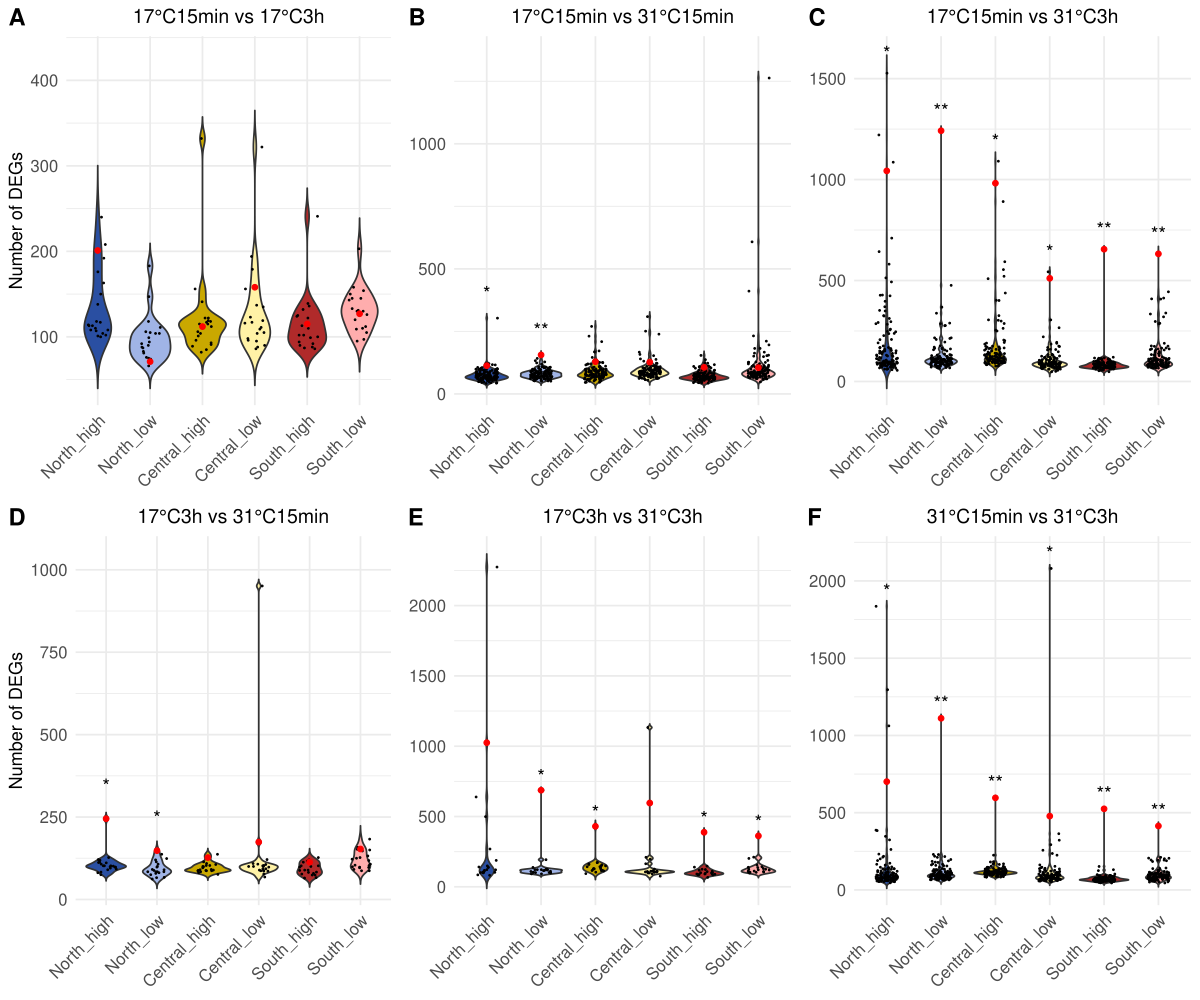

Write the R code that produced this figure.
setwd("C:/path/to/RNAgithub/04Permutation/")

# =============================================================================
# Figure S6: permutation test of the number of DEGs between treatments
# For each pair of treatments, the treatment labels are shuffled within each population x shore level in every possible way
# (21 permutations for 2 vs 5 samples, 126 for 5 vs 5), DESeq2 is refitted on all samples and the DEGs (padj < 0.05, |log2FC| >= 0.5)
# are counted in each population x shore level. The observed number of DEGs is compared with these permutations.
# Input: counts_filter.txt, group.txt, DEGs_*.txt and DEGs_*_order.txt
# Output: FigureS6.pdf
# =============================================================================

library(DESeq2)
library(ggplot2)
library(ggpubr)


############################################################
#Part 1: permutations

# Counts and sample information
counts <- read.table("../01counts_ind_filter/counts_filter.txt", header = TRUE)
group <- read.table("../01counts_ind_filter/group.txt", header = TRUE, sep = "\t", stringsAsFactors = FALSE)
group$treatment <- paste(group$temperature, group$time, sep = "_")
group$popshore <- paste(group$population, group$shore_level, sep = "_")
group$condition <- paste(group$popshore, group$treatment, sep = "_")
popshores <- c("North_high", "North_low", "Central_high", "Central_low", "South_high", "South_low")

# Permutations: all ways to swap the treatment labels among the pooled samples of one population x shore level (one column per permutation)
# 2 vs 5 samples, smaller treatment first or last in the file: 21 permutations each
orders_2first <- combn(7, 2, function(x) { o <- rep(NA, 7); o[x] <- 1:2; o[is.na(o)] <- 3:7; o })
orders_2last <- combn(7, 2, function(x) { o <- rep(NA, 7); o[x] <- 6:7; o[is.na(o)] <- 1:5; o })
# 5 vs 5 samples: 126 permutations (sample 1 always stays in the first group, so each split is counted only once)
combs_5of10 <- combn(10, 5)
orders_5of10 <- apply(combs_5of10[, combs_5of10[1, ] == 1], 2, function(x) { o <- rep(NA, 10); o[x] <- 1:5; o[is.na(o)] <- 6:10; o })

# One permutation: shuffle the two treatment labels within each population x shore level, refit DESeq2 and count the DEGs in each population x shore level
# South low has one 31°C 3 h sample fewer (SPL47 removed)
count_DEGs <- function(trt1, trt2, order) {
  grp <- group
  for (ps in popshores) {
    idx <- which(grp$popshore == ps & grp$treatment %in% c(trt1, trt2))
    ord <- if (length(idx) == length(order)) order else order[order != 1] - 1
    grp$condition[idx] <- grp$condition[idx][ord]
  }
  rownames(grp) <- grp$id
  grp <- grp[colnames(counts), ]
  dds <- DESeq(DESeqDataSetFromMatrix(countData = counts, colData = grp, design = ~ condition))
  sapply(popshores, function(ps) {
    res <- results(dds, contrast = c("condition", paste(ps, trt1, sep = "_"), paste(ps, trt2, sep = "_")), alpha = 0.05)
    sum(res$padj < 0.05 & abs(res$log2FoldChange) >= 0.5, na.rm = TRUE)
  })
}

# Run all permutations of one treatment comparison and save the DEG counts and the permutation orders
run_permutation <- function(trt1, trt2, orders, file) {
  degs <- t(apply(orders, 2, function(o) count_DEGs(trt1, trt2, o)))
  write.table(as.vector(t(degs)), file = file, quote = FALSE, row.names = FALSE, col.names = FALSE)
  order_file <- sub("\\.txt$", "_order.txt", file)
  write.table(t(orders), file = order_file, quote = FALSE, row.names = FALSE, col.names = FALSE)
  degs
}

#perm_1715vs173 <- run_permutation("17degree_15min", "17degree_3h", orders_2last, "DEGs_1715vs173.txt")
#perm_1715vs3115 <- run_permutation("17degree_15min", "31degree_15min", orders_5of10, "DEGs_1715vs3115.txt")
#perm_1715vs313 <- run_permutation("17degree_15min", "31degree_3h", orders_5of10, "DEGs_1715vs313.txt")
#perm_173vs3115 <- run_permutation("17degree_3h", "31degree_15min", orders_2first, "DEGs_173vs3115.txt")
#perm_173vs313 <- run_permutation("17degree_3h", "31degree_3h", orders_2first, "DEGs_173vs313.txt")
#perm_3115vs313 <- run_permutation("31degree_15min", "31degree_3h", orders_5of10, "DEGs_3115vs313.txt")


############################################################
# Part 2: Figure S6

# Read the DEG counts of all permutations of one comparison (one row per permutation, one column per population x shore level),
# with the observed labelling moved to the first row
read_permutation <- function(comparison) {
  degs <- matrix(scan(paste0("DEGs_", comparison, ".txt"), quiet = TRUE), ncol = length(popshores), byrow = TRUE)
  orders <- as.matrix(read.table(paste0("DEGs_", comparison, "_order.txt")))
  obs <- which(apply(orders, 1, function(o) all(o == seq_along(o))))
  data <- as.data.frame(degs[c(obs, setdiff(seq_len(nrow(degs)), obs)), ])
  names(data) <- popshores
  data
}
d_1715vs173 <- read_permutation("1715vs173")
d_1715vs3115 <- read_permutation("1715vs3115")
d_1715vs313 <- read_permutation("1715vs313")
d_173vs3115 <- read_permutation("173vs3115")
d_173vs313 <- read_permutation("173vs313")
d_3115vs313 <- read_permutation("3115vs313")

# Permutation p-value: proportion of all labellings (observed included) with at least as many DEGs as observed
get_p <- function(x) mean(x >= x[1])
get_stars <- function(p) if (p < 0.001) "***" else if (p < 0.01) "**" else if (p < 0.05) "*" else ""

# Observed DEG counts and permutation p-values of all comparisons
d_all <- list("1715vs173" = d_1715vs173, "1715vs3115" = d_1715vs3115, "1715vs313" = d_1715vs313, "173vs3115" = d_173vs3115, "173vs313" = d_173vs313, "3115vs313" = d_3115vs313)
sapply(d_all, function(d) unlist(d[1, ]))
sapply(d_all, function(d) sapply(d, get_p))

# Violin plot of the permutation distribution: black points = permutations, red point = observed, stars = permutation p-value
x_labels <- c("North_high", "North_low", "Central_high", "Central_low", "South_high", "South_low")
group_colors <- c("North_high" = "#2a4fa2", "North_low" = "#a0b4e6", "Central_high" = "#c9a800", "Central_low" = "#fff2a6", "South_high" = "#b02a2a", "South_low" = "#ffadad")
plot_violin <- function(data, title, ylabel = FALSE) {
  df <- data.frame(value = unlist(data), group = factor(rep(x_labels, each = nrow(data)), levels = x_labels), type = rep(c("obs", rep("perm", nrow(data) - 1)), ncol(data)))
  stars <- sapply(data, function(x) get_stars(get_p(x)))
  ggplot() + geom_violin(data = df, aes(x = group, y = value, fill = group), trim = FALSE) +
    geom_jitter(data = df[df$type == "perm", ], aes(x = group, y = value), color = "black", size = 0.2, width = 0.2, height = 0) +
    geom_point(data = df[df$type == "obs", ], aes(x = group, y = value), color = "red", size = 1.5) +
    geom_text(data = data.frame(x = x_labels, y = sapply(data, max) + 100, label = stars), aes(x = x, y = y, label = label), size = 14, size.unit = "pt") +
    scale_fill_manual(values = group_colors) + labs(title = title, x = NULL, y = if (ylabel) "Number of DEGs" else NULL) + theme_minimal(base_size = 13) +
    theme(axis.text.x = element_text(angle = 45, hjust = 1, size = 12), axis.text.y = element_text(size = 12), legend.position = "none", plot.title = element_text(hjust = 0.5, size = 14))
}

# Fixed seed so the jittered points look the same every time
set.seed(123)
pS6A <- plot_violin(d_1715vs173, "17°C15min vs 17°C3h", ylabel = TRUE)
pS6B <- plot_violin(d_1715vs3115, "17°C15min vs 31°C15min")
pS6C <- plot_violin(d_1715vs313, "17°C15min vs 31°C3h")
pS6D <- plot_violin(d_173vs3115, "17°C3h vs 31°C15min", ylabel = TRUE)
pS6E <- plot_violin(d_173vs313, "17°C3h vs 31°C3h")
pS6F <- plot_violin(d_3115vs313, "31°C15min vs 31°C3h")

figS6 <- ggarrange(pS6A, pS6B, pS6C, pS6D, pS6E, pS6F, labels = LETTERS[1:6], ncol = 3, nrow = 2, font.label = list(size = 17, face = "bold"))
figS6
ggsave("FigureS6.pdf", plot = figS6, width = 12, height = 10)
